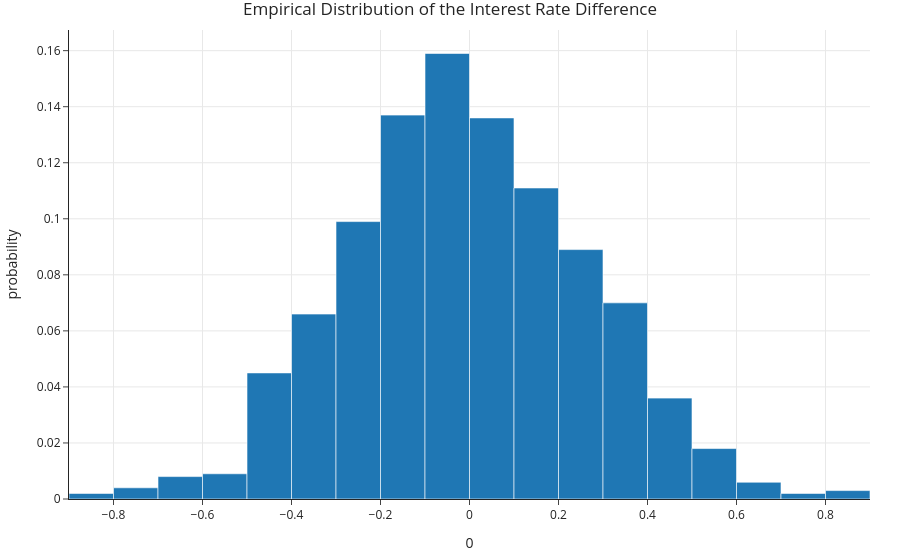

Here is the notebook cell this chart was saved with:
### Markdown cell above
### Question 4

<a name='Question-4'></a> 

([return to the outline](#outline))

#### `ps_test`

Complete the implementation of the function `ps_test`, which takes in two arguments – a DataFrame like `loans` and a number `N` of repetitions – and returns the p-value for the following permutation test:

- **Null Hypothesis**: Interest rates given to applications with personal statements are the same, on average, as the interest rates given to applications without personal statements.
- **Alternative Hypothesis**: Interest rates given to applications with personal statements are larger on average than interest rates given to applications without personal statements.

As your test statistic, use the **difference in group means (with statement mean minus without statement mean)**.

<br>


#### `missingness_mechanism`

While not stated above explicitly, we can interpret our permutation test as one that assesses whether the missingness of a personal statement is dependent on interest rate.

Run your `ps_test` function with 5000 repetitions. Given the p-value you saw, what do you believe is the most likely missingness mechanism of the personal statement column, assuming we've narrowed down the missingness mechanism to these two options?

1. Missing completely at random (MCAR).
1. Missing at random (MAR) dependent on interest rate.

Complete the implementation of the function `missingness_mechanism`, which takes in no arguments and returns either 1 or 2, corresponding to your answer to the question above.

<br>

#### `argument_for_nmar`

In the function above, we had you use your permutation test to decide between MCAR and MAR as the likely missingness mechanism for personal statements. But, you could make an argument that personal statements are not missing at random (NMAR), too.

Complete the implementation of the function `argument_for_nmar`, which takes in no arguments and returns a **string** with a one-sentence justification as to why personal statements may be not missing at random.

***Note***: We may manually grade your answer to `argument_for_nmar` – passing the autograder tests for `argument_for_nmar` is not necessarily sufficient!

### Code cell
# Create a copy of the loans dataframe
loans_copy = loans.copy()
# Define the has_ps column
loans_copy['has_ps'] = loans_copy['desc'].notna()
# Retrieve the relevant columns from the dataframe
loans_copy = loans_copy[['int_rate', 'has_ps']]
# Calculate the observed statistic
int_rate_by_ps = loans_copy.groupby('has_ps')['int_rate'].mean()
diff_by_ps = int_rate_by_ps[True] - int_rate_by_ps[False]
# Define the list to hold the simulated statistics
simulated_diffs = []
# Simulate the null distribution (that there is no difference) N times
for _ in range(1000):
    # Shuffle the has_ps column
    loans_copy['shuffled_has_ps'] = np.random.permutation(loans_copy['has_ps'])
    # Compute the test statistic for the shuffled data
    int_rate_by_ps_shuffled = loans_copy.groupby('shuffled_has_ps')['int_rate'].mean()
    diff_by_ps_shuffled = int_rate_by_ps_shuffled[True] - int_rate_by_ps_shuffled[False]
    # Append the simulated difference to the list
    simulated_diffs.append(diff_by_ps_shuffled)
fig = px.histogram(pd.DataFrame(simulated_diffs), x=0, nbins=20, histnorm='probability', 
                title='Empirical Distribution of the Interest Rate Difference')
p_value = (np.array(simulated_diffs) >= diff_by_ps).mean()
print(p_value)
fig

### Figure 1 — Plotly figure (JSON) as saved in the notebook; plotly's stock layout.template omitted (floating-point values rounded to 4 significant figures; data arrays with more than 128 entries replaced by an {"elided": "..."} marker saying what was removed)
{"data": [{"alignmentgroup": "True", "bingroup": "x", "histnorm": "probability", "hovertemplate": "0=%{x}<br>probability=%{y}<extra></extra>", "legendgroup": "", "marker": {"color": "#1F77B4", "pattern": {"shape": ""}}, "name": "", "nbinsx": 20, "offsetgroup": "", "orientation": "v", "showlegend": false, "type": "histogram", "x": {"elided": "1000 float values"}, "xaxis": "x", "yaxis": "y"}], "layout": {"barmode": "relative", "legend": {"tracegroupgap": 0}, "title": {"text": "Empirical Distribution of the Interest Rate Difference"}, "xaxis": {"anchor": "y", "domain": [0, 1], "title": {"text": "0"}}, "yaxis": {"anchor": "x", "domain": [0, 1], "title": {"text": "probability"}}}}
